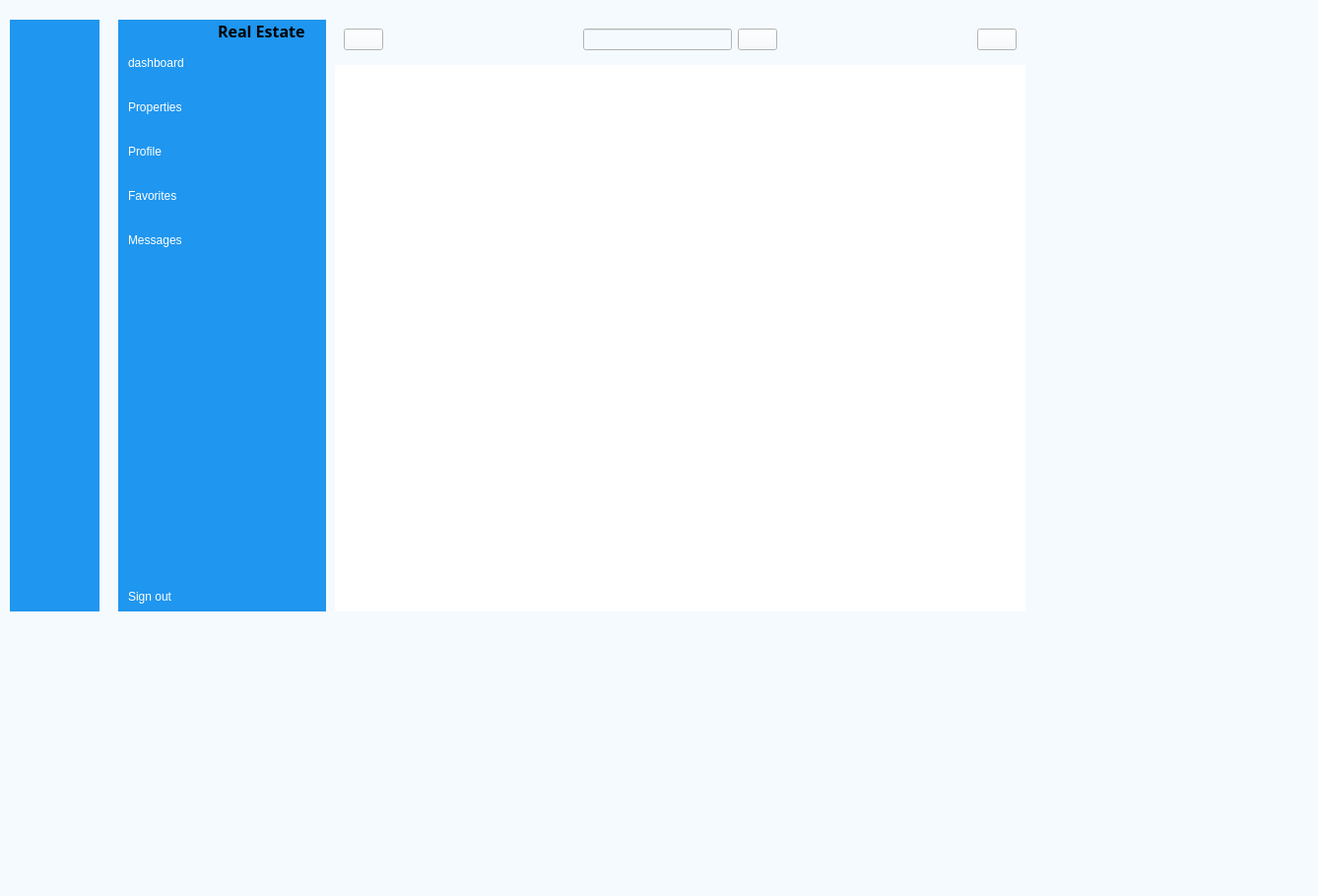
<?xml version="1.0" encoding="UTF-8"?>
<ui version="4.0">
 <class>AgentMenu</class>
 <widget class="QMainWindow" name="AgentMenu">
  <property name="geometry">
   <rect>
    <x>0</x>
    <y>0</y>
    <width>1338</width>
    <height>910</height>
   </rect>
  </property>
  <property name="minimumSize">
   <size>
    <width>1200</width>
    <height>830</height>
   </size>
  </property>
  <property name="windowTitle">
   <string>MainWindow</string>
  </property>
  <property name="styleSheet">
   <string notr="true">background-color: rgb(245, 250, 254);</string>
  </property>
  <widget class="QWidget" name="centralwidget">
   <widget class="QWidget" name="icon_name_widget" native="true">
    <property name="geometry">
     <rect>
      <x>120</x>
      <y>20</y>
      <width>211</width>
      <height>601</height>
     </rect>
    </property>
    <property name="styleSheet">
     <string notr="true">QWidget{
	
	background-color: rgb(31, 150, 239);
}

QPushButton{
	color:white;
	text-align:left;
	height:30px;
	font: 10pt &quot;PT Root UI&quot;;
	border:none;
	padding-left:10px;
}</string>
    </property>
    <layout class="QVBoxLayout" name="verticalLayout_4">
     <property name="rightMargin">
      <number>0</number>
     </property>
     <item>
      <layout class="QHBoxLayout" name="horizontalLayout_2">
       <property name="rightMargin">
        <number>15</number>
       </property>
       <item>
        <widget class="QLabel" name="label_2">
         <property name="text">
          <string/>
         </property>
         <property name="pixmap">
          <pixmap resource="res.qrc">:/white/icons/white/home.svg</pixmap>
         </property>
        </widget>
       </item>
       <item>
        <widget class="QLabel" name="label_3">
         <property name="font">
          <font>
           <family>PT Root UI</family>
           <pointsize>12</pointsize>
           <weight>75</weight>
           <bold>true</bold>
          </font>
         </property>
         <property name="text">
          <string>Real Estate</string>
         </property>
        </widget>
       </item>
      </layout>
     </item>
     <item>
      <layout class="QVBoxLayout" name="verticalLayout_2">
       <property name="spacing">
        <number>15</number>
       </property>
       <item>
        <widget class="QPushButton" name="pushButton_27">
         <property name="text">
          <string>dashboard</string>
         </property>
         <property name="icon">
          <iconset resource="res.qrc">
           <normaloff>:/icons2/icons/icon2/dashboard_white.png</normaloff>:/icons2/icons/icon2/dashboard_white.png</iconset>
         </property>
         <property name="checkable">
          <bool>true</bool>
         </property>
         <property name="autoExclusive">
          <bool>true</bool>
         </property>
        </widget>
       </item>
       <item>
        <widget class="QPushButton" name="pushButton_30">
         <property name="text">
          <string>Properties</string>
         </property>
         <property name="icon">
          <iconset resource="res.qrc">
           <normaloff>:/white/icons/white/search.svg</normaloff>:/white/icons/white/search.svg</iconset>
         </property>
         <property name="checkable">
          <bool>true</bool>
         </property>
         <property name="autoExclusive">
          <bool>true</bool>
         </property>
        </widget>
       </item>
       <item>
        <widget class="QPushButton" name="pushButton_29">
         <property name="text">
          <string>Profile</string>
         </property>
         <property name="icon">
          <iconset resource="res.qrc">
           <normaloff>:/icons2/icons/icon2/profile_white.png</normaloff>:/icons2/icons/icon2/profile_white.png</iconset>
         </property>
         <property name="checkable">
          <bool>true</bool>
         </property>
         <property name="autoExclusive">
          <bool>true</bool>
         </property>
        </widget>
       </item>
       <item>
        <widget class="QPushButton" name="pushButton_28">
         <property name="text">
          <string>Favorites</string>
         </property>
         <property name="icon">
          <iconset resource="res.qrc">
           <normaloff>:/white/icons/white/heart.svg</normaloff>:/white/icons/white/heart.svg</iconset>
         </property>
         <property name="checkable">
          <bool>true</bool>
         </property>
         <property name="autoExclusive">
          <bool>true</bool>
         </property>
        </widget>
       </item>
       <item>
        <widget class="QPushButton" name="pushButton_31">
         <property name="text">
          <string>Messages</string>
         </property>
         <property name="icon">
          <iconset resource="res.qrc">
           <normaloff>:/icons2/icons/icon2/messages_white.png</normaloff>:/icons2/icons/icon2/messages_white.png</iconset>
         </property>
         <property name="checkable">
          <bool>true</bool>
         </property>
         <property name="autoExclusive">
          <bool>true</bool>
         </property>
        </widget>
       </item>
      </layout>
     </item>
     <item>
      <spacer name="verticalSpacer_2">
       <property name="orientation">
        <enum>Qt::Vertical</enum>
       </property>
       <property name="sizeHint" stdset="0">
        <size>
         <width>20</width>
         <height>247</height>
        </size>
       </property>
      </spacer>
     </item>
     <item>
      <widget class="QPushButton" name="pushButton_7">
       <property name="text">
        <string>Sign out</string>
       </property>
       <property name="icon">
        <iconset resource="res.qrc">
         <normaloff>:/icons2/icons/icon2/log_out_white.png</normaloff>:/icons2/icons/icon2/log_out_white.png</iconset>
       </property>
      </widget>
     </item>
    </layout>
   </widget>
   <widget class="QWidget" name="main_menu" native="true">
    <property name="geometry">
     <rect>
      <x>340</x>
      <y>20</y>
      <width>701</width>
      <height>601</height>
     </rect>
    </property>
    <layout class="QVBoxLayout" name="verticalLayout_5">
     <item>
      <widget class="QWidget" name="header_widget" native="true">
       <layout class="QHBoxLayout" name="horizontalLayout_4">
        <item>
         <widget class="QPushButton" name="pushButton_19">
          <property name="text">
           <string/>
          </property>
          <property name="icon">
           <iconset resource="res.qrc">
            <normaloff>:/icons2/icons/icon2/menu.png</normaloff>:/icons2/icons/icon2/menu.png</iconset>
          </property>
          <property name="checkable">
           <bool>true</bool>
          </property>
         </widget>
        </item>
        <item>
         <spacer name="horizontalSpacer_2">
          <property name="orientation">
           <enum>Qt::Horizontal</enum>
          </property>
          <property name="sizeHint" stdset="0">
           <size>
            <width>172</width>
            <height>20</height>
           </size>
          </property>
         </spacer>
        </item>
        <item>
         <layout class="QHBoxLayout" name="horizontalLayout">
          <item>
           <widget class="QLineEdit" name="lineEdit"/>
          </item>
          <item>
           <widget class="QPushButton" name="pushButton_20">
            <property name="text">
             <string/>
            </property>
            <property name="icon">
             <iconset resource="res.qrc">
              <normaloff>:/icons2/icons/icon2/search.png</normaloff>:/icons2/icons/icon2/search.png</iconset>
            </property>
           </widget>
          </item>
         </layout>
        </item>
        <item>
         <spacer name="horizontalSpacer">
          <property name="orientation">
           <enum>Qt::Horizontal</enum>
          </property>
          <property name="sizeHint" stdset="0">
           <size>
            <width>172</width>
            <height>20</height>
           </size>
          </property>
         </spacer>
        </item>
        <item>
         <widget class="QPushButton" name="pushButton_21">
          <property name="text">
           <string/>
          </property>
          <property name="icon">
           <iconset resource="res.qrc">
            <normaloff>:/icons2/icons/icon2/image.png</normaloff>:/icons2/icons/icon2/image.png</iconset>
          </property>
         </widget>
        </item>
       </layout>
      </widget>
     </item>
     <item>
      <widget class="SlideAniStackedWidget" name="SlideAniStackedWidget">
       <property name="styleSheet">
        <string notr="true">background-color: rgb(255, 255, 255);</string>
       </property>
       <widget class="QWidget" name="page"/>
      </widget>
     </item>
    </layout>
   </widget>
   <widget class="QWidget" name="icon_name_widget_2" native="true">
    <property name="geometry">
     <rect>
      <x>10</x>
      <y>20</y>
      <width>91</width>
      <height>601</height>
     </rect>
    </property>
    <property name="styleSheet">
     <string notr="true">QWidget{
	
	background-color: rgb(31, 150, 239);
}

QPushButton{
	color:white;
	height:30px;
	border:none;
	font: 10pt &quot;PT Root UI&quot;;
}</string>
    </property>
    <layout class="QVBoxLayout" name="verticalLayout_3">
     <item>
      <layout class="QHBoxLayout" name="horizontalLayout_3">
       <item>
        <widget class="QLabel" name="label_4">
         <property name="text">
          <string/>
         </property>
         <property name="pixmap">
          <pixmap resource="res.qrc">:/white/icons/white/home.svg</pixmap>
         </property>
        </widget>
       </item>
      </layout>
     </item>
     <item>
      <layout class="QVBoxLayout" name="verticalLayout">
       <property name="spacing">
        <number>15</number>
       </property>
       <item>
        <widget class="QPushButton" name="pushButton_16">
         <property name="text">
          <string/>
         </property>
         <property name="icon">
          <iconset resource="res.qrc">
           <normaloff>:/icons2/icons/icon2/dashboard_white.png</normaloff>:/icons2/icons/icon2/dashboard_white.png</iconset>
         </property>
         <property name="checkable">
          <bool>true</bool>
         </property>
         <property name="autoExclusive">
          <bool>true</bool>
         </property>
        </widget>
       </item>
       <item>
        <widget class="QPushButton" name="pushButton_13">
         <property name="text">
          <string/>
         </property>
         <property name="icon">
          <iconset resource="res.qrc">
           <normaloff>:/white/icons/white/search.svg</normaloff>:/white/icons/white/search.svg</iconset>
         </property>
         <property name="checkable">
          <bool>true</bool>
         </property>
         <property name="autoExclusive">
          <bool>true</bool>
         </property>
        </widget>
       </item>
       <item>
        <widget class="QPushButton" name="pushButton_15">
         <property name="text">
          <string/>
         </property>
         <property name="icon">
          <iconset resource="res.qrc">
           <normaloff>:/icons2/icons/icon2/profile_white.png</normaloff>:/icons2/icons/icon2/profile_white.png</iconset>
         </property>
         <property name="checkable">
          <bool>true</bool>
         </property>
         <property name="autoExclusive">
          <bool>true</bool>
         </property>
        </widget>
       </item>
       <item>
        <widget class="QPushButton" name="pushButton_17">
         <property name="text">
          <string/>
         </property>
         <property name="icon">
          <iconset resource="res.qrc">
           <normaloff>:/white/icons/white/heart.svg</normaloff>:/white/icons/white/heart.svg</iconset>
         </property>
         <property name="checkable">
          <bool>true</bool>
         </property>
         <property name="autoExclusive">
          <bool>true</bool>
         </property>
        </widget>
       </item>
       <item>
        <widget class="QPushButton" name="pushButton_14">
         <property name="text">
          <string/>
         </property>
         <property name="icon">
          <iconset resource="res.qrc">
           <normaloff>:/icons2/icons/icon2/messages_white.png</normaloff>:/icons2/icons/icon2/messages_white.png</iconset>
         </property>
         <property name="checkable">
          <bool>true</bool>
         </property>
         <property name="autoExclusive">
          <bool>true</bool>
         </property>
        </widget>
       </item>
      </layout>
     </item>
     <item>
      <spacer name="verticalSpacer_3">
       <property name="orientation">
        <enum>Qt::Vertical</enum>
       </property>
       <property name="sizeHint" stdset="0">
        <size>
         <width>20</width>
         <height>247</height>
        </size>
       </property>
      </spacer>
     </item>
     <item>
      <widget class="QPushButton" name="pushButton_18">
       <property name="text">
        <string/>
       </property>
       <property name="icon">
        <iconset resource="res.qrc">
         <normaloff>:/icons2/icons/icon2/log_out_white.png</normaloff>:/icons2/icons/icon2/log_out_white.png</iconset>
       </property>
      </widget>
     </item>
    </layout>
   </widget>
  </widget>
 </widget>
 <customwidgets>
  <customwidget>
   <class>SlideAniStackedWidget</class>
   <extends>QStackedWidget</extends>
   <header>qfluentwidgetspro</header>
   <container>1</container>
  </customwidget>
 </customwidgets>
 <resources>
  <include location="res.qrc"/>
 </resources>
 <connections>
  <connection>
   <sender>pushButton_19</sender>
   <signal>toggled(bool)</signal>
   <receiver>icon_name_widget_2</receiver>
   <slot>setHidden(bool)</slot>
   <hints>
    <hint type="sourcelabel">
     <x>378</x>
     <y>55</y>
    </hint>
    <hint type="destinationlabel">
     <x>31</x>
     <y>402</y>
    </hint>
   </hints>
  </connection>
  <connection>
   <sender>pushButton_19</sender>
   <signal>toggled(bool)</signal>
   <receiver>icon_name_widget</receiver>
   <slot>setVisible(bool)</slot>
   <hints>
    <hint type="sourcelabel">
     <x>366</x>
     <y>59</y>
    </hint>
    <hint type="destinationlabel">
     <x>274</x>
     <y>486</y>
    </hint>
   </hints>
  </connection>
 </connections>
</ui>
